Frame 1 (no input): blank canvas, image omitted
Frame 60 (the mouse pressed at the canvas centre just before this capture): blank canvas, image omitted
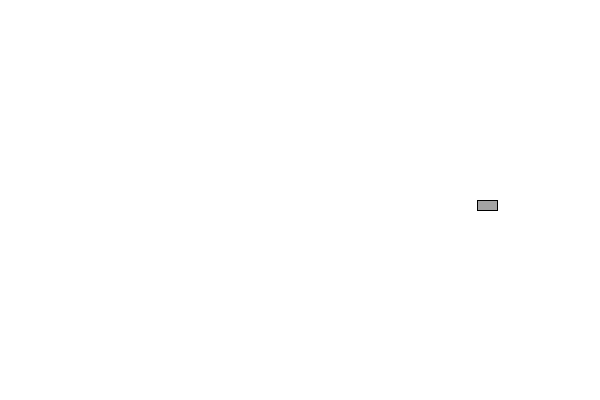
Frame 120 (the mouse held since frame 60 and released just before this capture)

The Processing sketch whose frames 1 and 60 were blank and that drew this single picture after the mouse press (run headless with seeded random() and noise(); from frame 60 on, the mouse is pressed at the canvas centre):

// Processing sketch: manyCar
// ── manyCar.pde
Car[] myCar=new Car[10];
int num=0;
void setup() {
  size(600, 400);
}
void draw() {
  background(255);
  if(num>0){
    for(int i=0; i<num; i++){ 
      myCar[i].display();
    }
  }
}
void mousePressed() {
  if (num<10) {
    myCar[num]=new Car(mouseX, mouseY, 3, int(random(0,255)));
    num+=1;
  }
}
// ── Car.pde
class Car{
 color c;
 int x;
 int y;
 int w=20;
 int h=10;
 int speed;
 
 Car(int x, int y, int s, color c){
  this.c=c;
  this.x=x;
  this.y=y;
  speed=s;
 }
  
 void display(){
  fill(c);
  rect(x,y,w,h);
  x=x+speed;
  if(x>width) x=0;
 }
}
